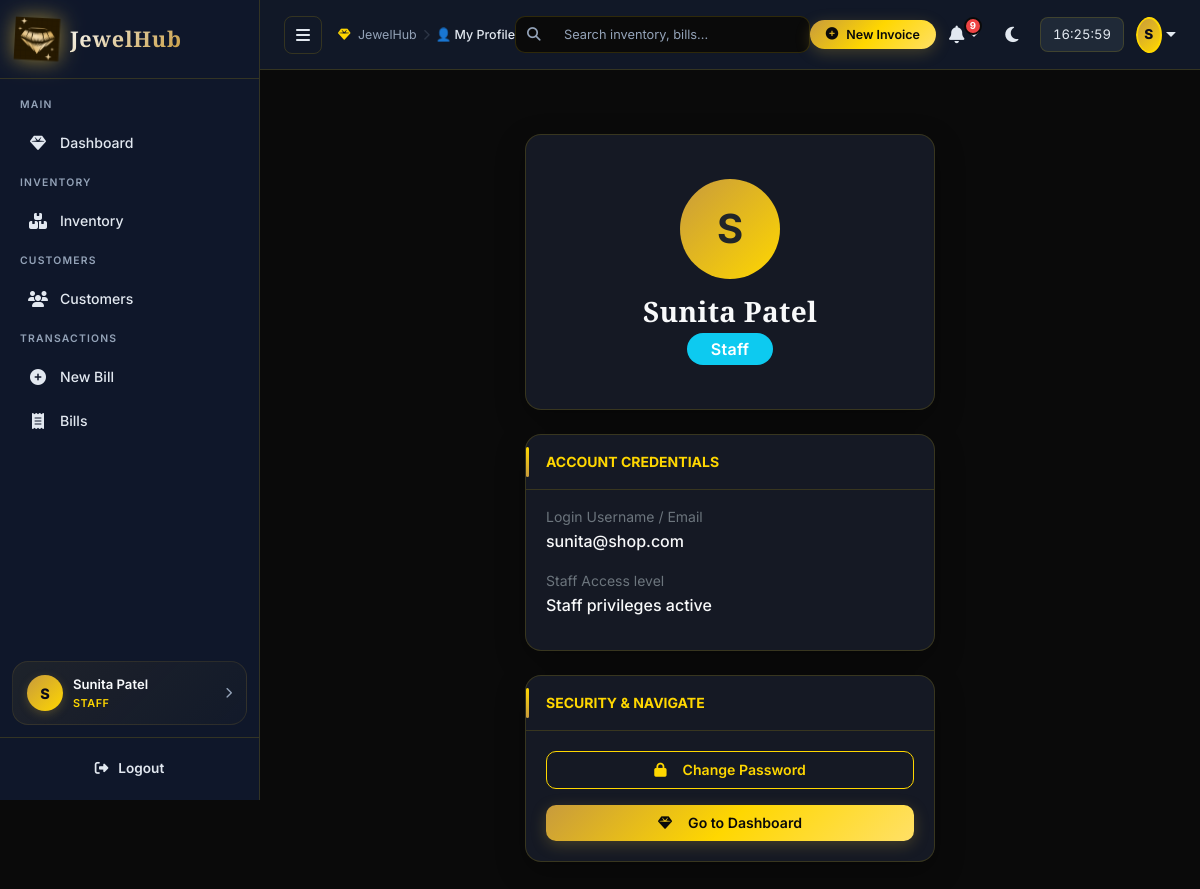
/auth/profile (signed in), run on the app's committed database.
### tables this page shows
CREATE TABLE employees (
        employee_id   INTEGER PRIMARY KEY AUTOINCREMENT,
        name          TEXT    NOT NULL,
        phone         TEXT,
        email         TEXT    UNIQUE,
        address       TEXT,
        role          TEXT    NOT NULL DEFAULT 'Staff',   -- Admin | Manager | Staff
        salary        REAL    DEFAULT 0,
        join_date     TEXT    DEFAULT (date('now')),
        password_hash TEXT    NOT NULL,
        is_active     INTEGER DEFAULT 1,
        created_at    TEXT    DEFAULT (datetime('now'))
    );

### routes/auth_routes.py (the view)
@auth_bp.route('/profile')
@login_required
def profile():
    return render_template('auth/profile.html', user=current_user)

### database/models.py (called while the page is built)
def get_db():
    if 'db' not in g:
        g.db = sqlite3.connect(
            current_app.config['DATABASE_PATH'],
            detect_types=sqlite3.PARSE_DECLTYPES | sqlite3.PARSE_COLNAMES
        )
        g.db.row_factory = sqlite3.Row
        g.db.execute("PRAGMA foreign_keys = ON")
    return g.db

def query(sql, args=(), one=False):
    cur = get_db().execute(sql, args)
    rv = cur.fetchall()
    return (dict(rv[0]) if rv else None) if one else [dict(r) for r in rv]

def get_employee_by_id(emp_id):
    return query("SELECT * FROM employees WHERE employee_id=?", (emp_id,), one=True)

### modules/auth.py (called while the page is built)
def get_employee_by_id(emp_id):
    data = _get_emp(emp_id)
    return Employee(data) if data else None

    @property
    def name(self):        return self._data['name']

    @property
    def email(self):       return self._data['email']

    @property
    def role(self):        return self._data['role']

    @property
    def is_active(self):   return bool(self._data.get('is_active', 1))

### templates/auth/profile.html (shortened to what this page needs)
{% extends "base.html" %}
{% block page_title %}👤 My Profile{% endblock %}
{% block content %}
<div class="p-4 animate-in">
  <div class="row justify-content-center">
    <div class="col-lg-6">
      <div class="card card-glass text-center py-4 mb-4">
        <div class="card-body">
          <div class="rounded-circle bg-gold-gradient text-dark d-flex align-items-center justify-content-center mx-auto mb-3" style="width: 100px; height: 100px; font-size: 40px; font-weight: bold;">
            {{ user.name[0].upper() if user.name else '?' }}
          </div>
          <h3 class="text-light fw-bold mb-1">{{ user.name }}</h3>
          <span class="badge {% if user.role.lower() == 'admin' %}bg-danger{% elif user.role.lower() == 'manager' %}bg-warning text-dark{% else %}bg-info{% endif %} px-4 py-2 fs-6">
            {{ user.role }}
          </span>
        </div>
      </div>
      <div class="card card-glass mb-4">
        <div class="card-header text-gold small fw-bold">ACCOUNT CREDENTIALS</div>
        <div class="card-body py-3">
          <div class="mb-3">
            <div class="text-secondary small">Login Username / Email</div>
            <div class="text-light fw-medium">{{ user.email }}</div>
          </div>
          <div class="mb-3">
            <div class="text-secondary small">Staff Access level</div>
            <div class="text-light fw-medium">{{ user.role }} privileges active</div>
          </div>
        </div>
      </div>
      <div class="card card-glass">
        <div class="card-header text-gold small fw-bold">SECURITY & NAVIGATE</div>
        <div class="card-body">
          <div class="d-grid gap-3">
            <a href="{{ url_for('auth.change_password') }}" class="btn btn-outline-gold py-2">
              <i class="fas fa-lock me-2"></i>Change Password
            </a>
            <a href="{{ url_for('dashboard.index') }}" class="btn btn-gold py-2">
              <i class="fas fa-gem me-2"></i>Go to Dashboard
            </a>
          </div>
        </div>
      </div>
    </div>
  </div>
</div>
{% endblock %}

### templates/base.html (shortened to what this page needs)
<!DOCTYPE html>
<html lang="en">
<head>
<link href="https://cdn.jsdelivr.net/npm/bootstrap@5.3.0/dist/css/bootstrap.min.css" rel="stylesheet"/>
<link href="https://cdnjs.cloudflare.com/ajax/libs/font-awesome/6.4.0/css/all.min.css" rel="stylesheet"/>
<link href="https://cdn.datatables.net/1.13.6/css/dataTables.bootstrap5.min.css" rel="stylesheet"/>
<link href="{{ url_for('static', filename='css/style.css') }}" rel="stylesheet"/>
</head>
<body>
<div id="sidebar" class="sidebar">
  <div class="sidebar-logo">
    <img src="{{ url_for('static', filename='img/logo.png') }}" alt="JewelHub Logo"/>
    <span>JewelHub</span>
  </div>
  {% set role = current_user.role.lower() if current_user.is_authenticated else '' %}
  <nav class="sidebar-nav">
    <div class="nav-section"><span class="nav-section-title">MAIN</span></div>
    <a href="{{ url_for('dashboard.index') }}" class="nav-item {% if request.endpoint == 'dashboard.index' %}active{% endif %}">
      <i class="fas fa-gem"></i><span>Dashboard</span>
    </a>
    {% if role in ('admin', 'manager', 'staff', 'cashier') %}
    <div class="nav-section"><span class="nav-section-title">INVENTORY</span></div>
    <a href="{{ url_for('inventory.list_items') }}" class="nav-item {% if 'inventory' in request.endpoint %}active{% endif %}">
      <i class="fas fa-boxes-stacked"></i><span>Inventory</span>
    </a>
    {% endif %}
    {% if role in ('admin', 'manager', 'staff') %}
    <div class="nav-section"><span class="nav-section-title">CUSTOMERS</span></div>
    <a href="{{ url_for('customer.list_customers') }}" class="nav-item {% if 'customer' in request.endpoint %}active{% endif %}">
      <i class="fas fa-users"></i><span>Customers</span>
    </a>
    {% endif %}
    {% if role in ('admin', 'manager', 'staff', 'cashier') %}
    <div class="nav-section"><span class="nav-section-title">TRANSACTIONS</span></div>
    <a href="{{ url_for('billing.new_bill') }}" class="nav-item {% if request.endpoint == 'billing.new_bill' %}active{% endif %}">
      <i class="fas fa-plus-circle"></i><span>New Bill</span>
    </a>
    <a href="{{ url_for('billing.bill_history') }}" class="nav-item {% if request.endpoint == 'billing.bill_history' %}active{% endif %}">
      <i class="fas fa-receipt"></i><span>Bills</span>
    </a>
    {% endif %}
  </nav>
  <a href="{{ url_for('auth.profile') }}" class="sidebar-profile-card">
    <div class="spc-avatar">{{ current_user.name[0].upper() if current_user.is_authenticated else '?' }}</div>
    <div class="spc-info">
      <div class="spc-name">{{ current_user.name if current_user.is_authenticated else 'Guest' }}</div>
      <div class="spc-role">{{ (current_user.role or 'staff')|upper if current_user.is_authenticated else '' }}</div>
    </div>
    <i class="fas fa-chevron-right spc-chevron"></i>
  </a>
  <div class="sidebar-footer">
    <a href="{{ url_for('auth.logout') }}" class="text-danger-soft w-100 justify-content-center py-2" style="font-weight: 600; border-radius: 8px;">
      <i class="fas fa-sign-out-alt"></i><span>Logout</span>
    </a>
  </div>
</div>
<div id="main-content" class="main-content">
  <div class="topbar px-4 py-3">
    <div class="topbar-left d-flex align-items-center gap-3">
      <button id="sidebarToggle" class="btn-toggle" onclick="toggleSidebar()">
        <i class="fas fa-bars"></i>
      </button>
      <div class="dash-breadcrumb d-none d-md-flex">
        <span class="bc-home"><i class="fas fa-gem me-1 text-gold"></i> JewelHub</span>
        <span class="bc-sep"><i class="fas fa-chevron-right" style="font-size: 0.7rem; opacity: 0.5;"></i></span>
        <span class="bc-current">{% block page_title %}Dashboard{% endblock %}</span>
      </div>
    </div>
    <div class="topbar-search d-none d-lg-flex position-relative align-items-center" style="width: 320px;">
      <i class="fas fa-search position-absolute text-muted" style="left: 12px; font-size: 0.85rem;"></i>
      <input type="text" class="form-control ps-5 py-2 w-100" placeholder="Search inventory, bills..." style="font-size: 0.8rem; border-radius: 10px;" onkeyup="if(event.key === 'Enter') window.location.href='/inventory?search=' + this.value;">
    </div>
    <div class="topbar-right d-flex align-items-center gap-2">
      <a href="{{ url_for('billing.new_bill') }}" class="btn btn-gold btn-sm d-none d-sm-inline-flex px-3 rounded-pill" style="font-size: 0.78rem;">
        <i class="fas fa-plus-circle"></i> New Invoice
      </a>
      <div class="dropdown">
        <button class="topbar-btn dropdown-toggle border-0" type="button" id="notifDropdownBtn" data-bs-toggle="dropdown" aria-expanded="false" onclick="loadDropdownNotifications()">
          <i class="fas fa-bell"></i>
          <span class="notif-badge" id="notifCount" style="display:none">0</span>
        </button>
      </div>
      <button class="topbar-btn" onclick="toggleTheme()" title="Toggle theme">
        <i class="fas fa-moon" id="themeIcon"></i>
      </button>
      <span class="topbar-clock d-none d-sm-inline-block" id="topClock"></span>
      <div class="dropdown ms-1">
        <button class="topbar-btn dropdown-toggle p-0 border-0" type="button" data-bs-toggle="dropdown" aria-expanded="false" style="border-radius:50%; overflow:hidden;">
          <div class="topbar-avatar" style="width:36px; height:36px; border-radius:50%; background: linear-gradient(135deg, var(--gold-dark), var(--gold)); color:#0A0A1A; font-weight:800; display:flex; align-items:center; justify-content:center; font-size: 0.85rem;">
            {{ current_user.name[0].upper() if current_user.is_authenticated else '?' }}
          </div>
        </button>
      </div>
    </div>
  </div>
  <div class="flash-area px-4 pt-3">
  </div>
  <div class="page-content">
    {% block content %}{% endblock %}
  </div>
</div>
</body>
</html>

### data on the page
employees: name "S", name "Sunita Patel", role "STAFF", role "Staff", email "sunita@shop.com"
